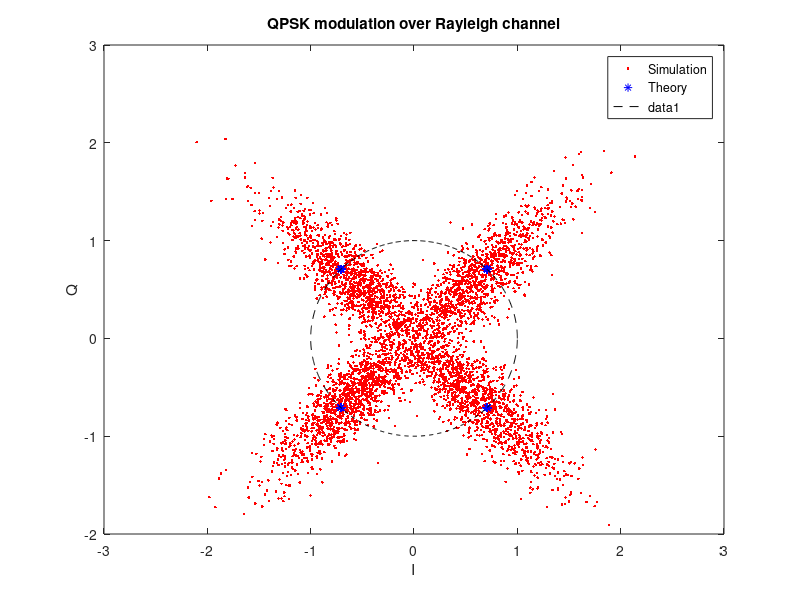

The MATLAB source for this figure:
clear;
SNR_db = 10;
x=round(rand(1,10000));
for i=1:2:length(x)
    if (x(i)==0) && (x(i+1) ==0)
        S((i+1)/2)=exp(1i*pi/4);
    elseif (x(i)==0) && (x(i+1) ==1)
        S((i+1)/2)=exp(1i*3*pi/4);
    elseif (x(i)==1) && (x(i+1) ==1)
        S((i+1)/2)=exp(1i*5*pi/4);
    elseif (x(i)==1) && (x(i+1) ==0)
        S((i+1)/2)=exp(1i*7*pi/4);
    end
end

a=randn(1,length(S));%generates samples of size 1xn which are gaussian distributed
b=randn(1,length(S));%generates samples of size 1xn which are gaussian distributed
rc=1/sqrt(2)*(sqrt(a.^2+b.^2));%rayleigh channel

Es = var(S); 
Eb = Es/2;
N_0 = Eb/10^(SNR_db/10);
N0 = sqrt(N_0/2)*(randn(size(S))+1i*randn(size(S)));

NS = rc.*S + N0;
plot(NS,'r.');
hold on;
plot(S,'b*');
hold on;
legend('Simulation','Theory');
t = 0:0.01:2*pi;
plot(exp(1i*t),'k--');
title('QPSK modulation over Rayleigh channel');
xlabel('I');
ylabel('Q');
hold off;
